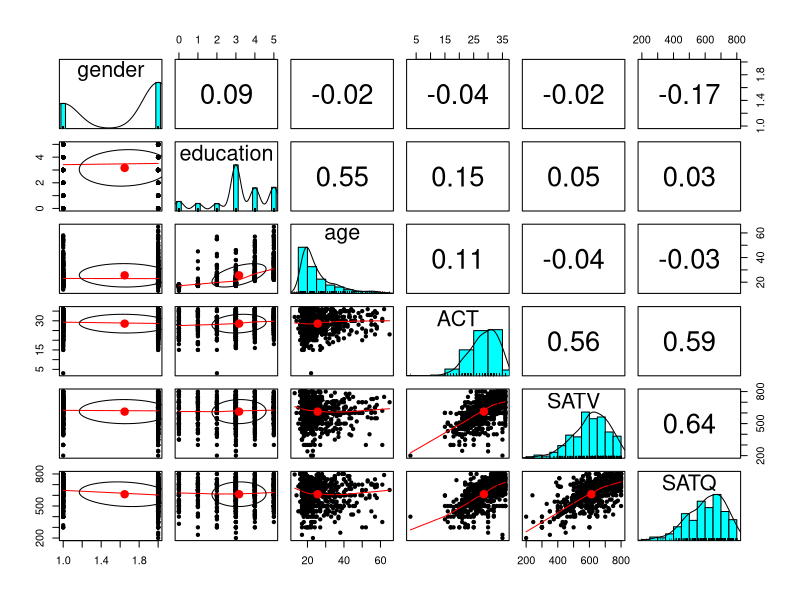
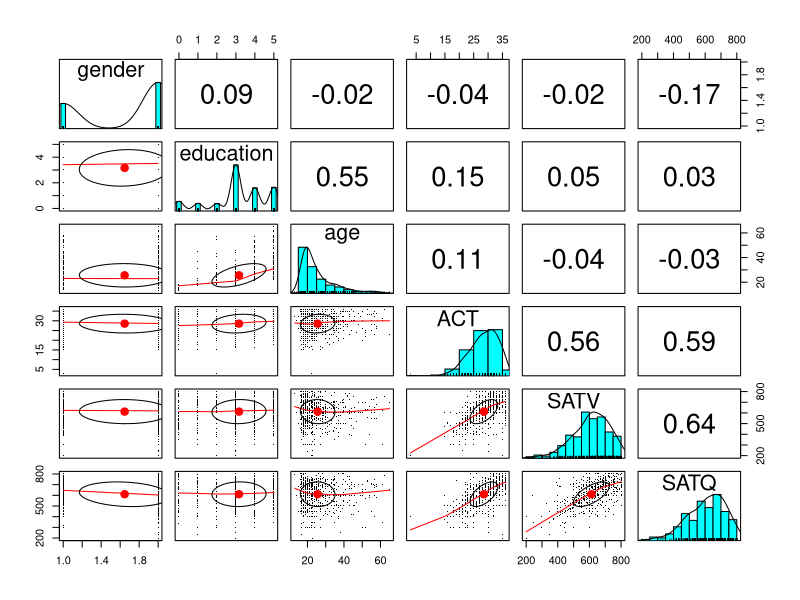
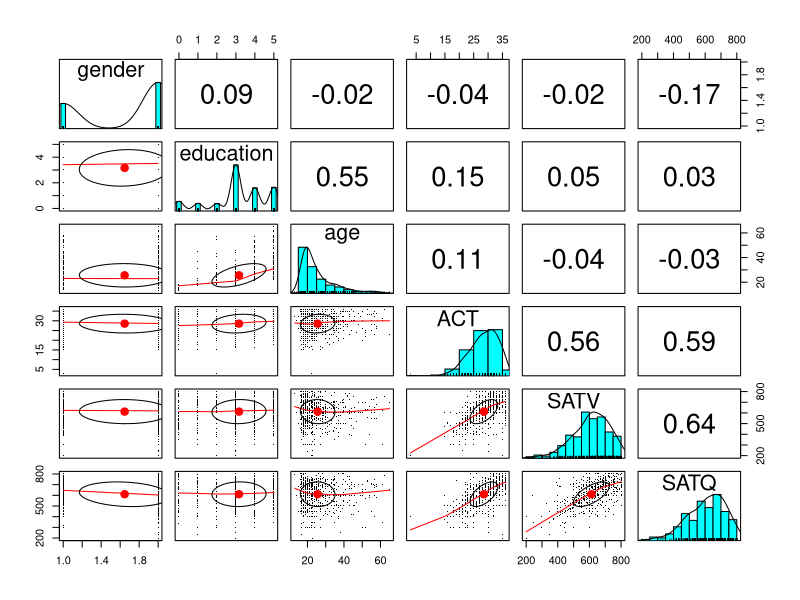
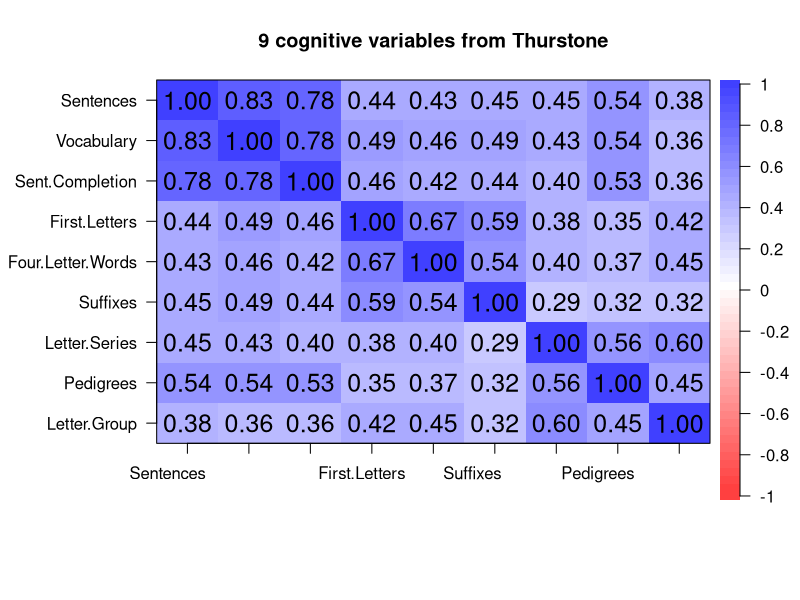
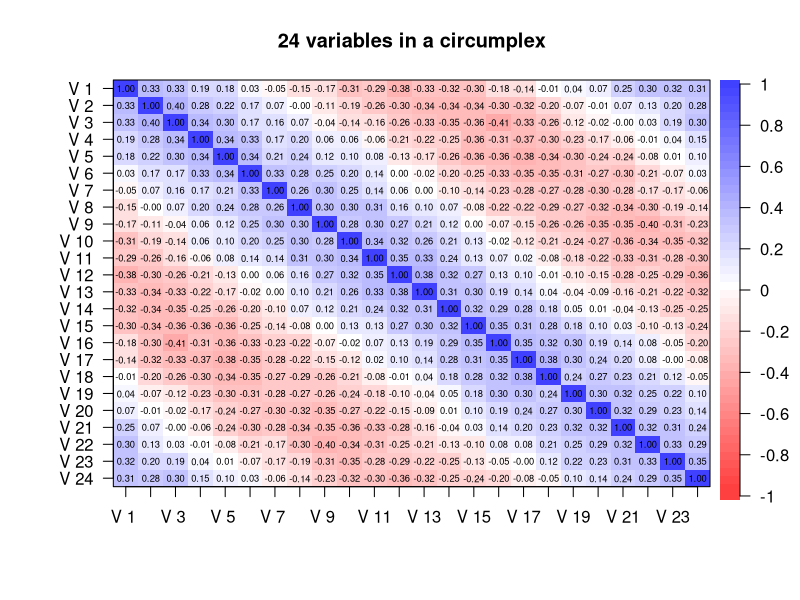
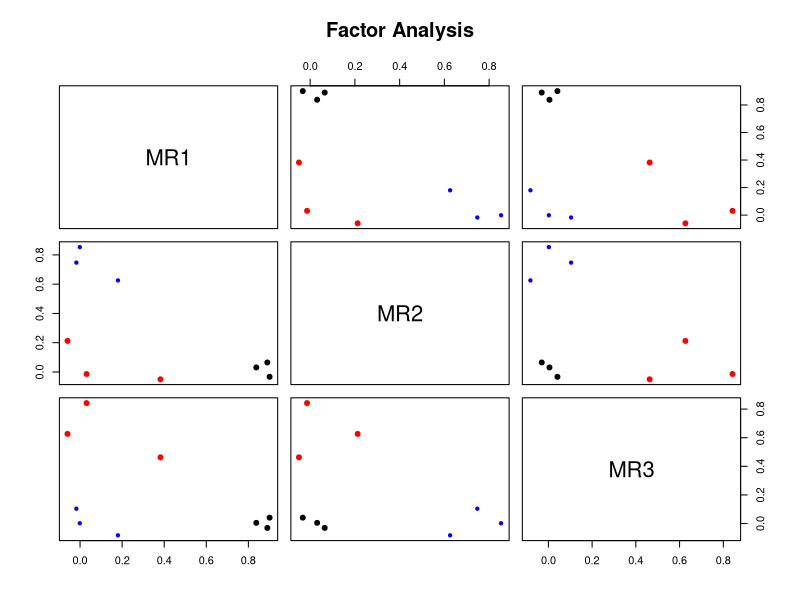
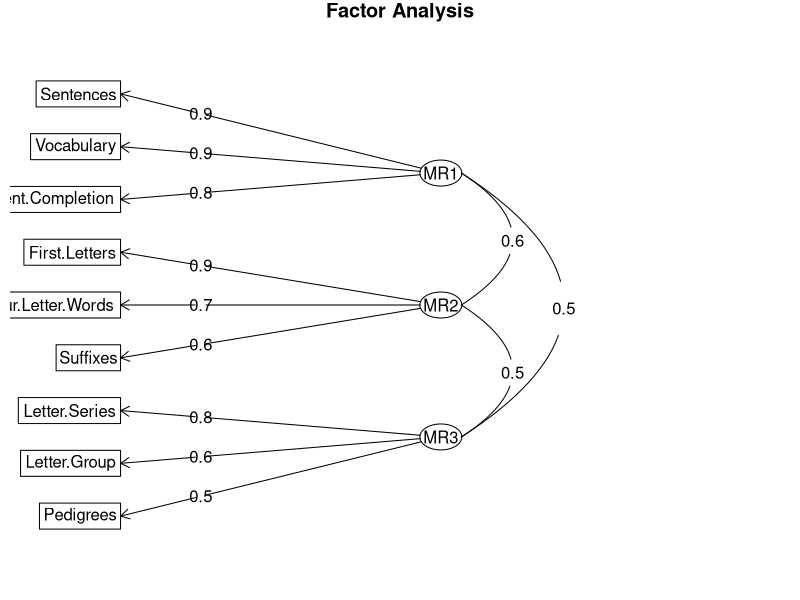
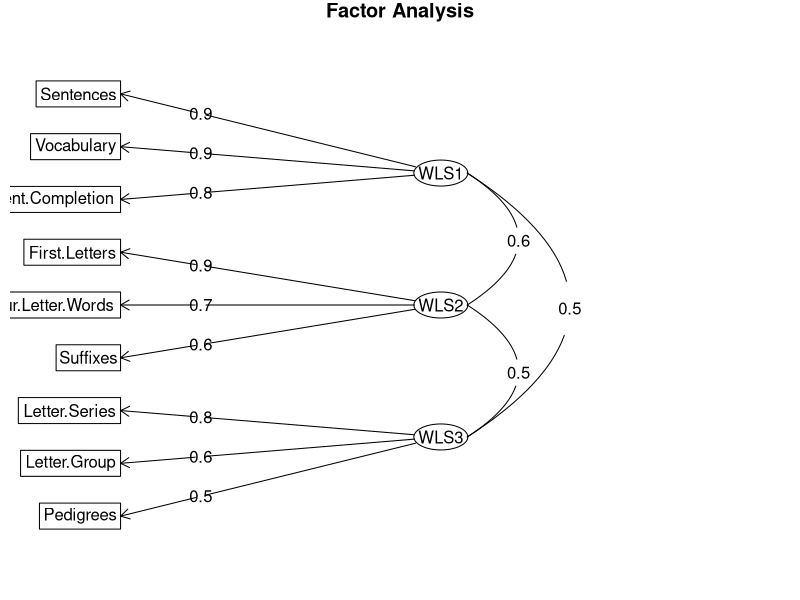

Recreate these plots in R, in order. (Note: this script raises an error after producing the figures.)
## ---- chunk 1
knitr::opts_chunk$set(echo = TRUE)
## ---- chunk 2
library(psych)
data(sat.act)
describe(sat.act) #basic descriptive statistics
## ---- chunk 3
pairs.panels(sat.act)
lowerCor(sat.act)
cor(sat.act)

female <- subset(sat.act,sat.act$gender==2)
male <- subset(sat.act,sat.act$gender==1)
lower <- lowerCor(male[-1])

pairs.panels(sat.act,pch='.')
upper <- lowerCor(female[-1])
both <- lowerUpper(lower,upper)
round(both,2)

pairs.panels(sat.act,pch='.')

diffs <- lowerUpper(lower,upper,diff=TRUE)
round(diffs,2)

cor.plot(Thurstone,numbers=TRUE,main="9 cognitive variables from Thurstone")

circ <- sim.circ(24)
r.circ <- cor(circ)
cor.plot(r.circ,main='24 variables in a circumplex')

## ---- chunk 4
f3t <- fa(Thurstone,3,n.obs=213)
f3t

f3 <- fa(Thurstone,3,n.obs = 213,fm="pa")
f3o <- target.rot(f3)
f3o

f3w <- fa(Thurstone,3,n.obs = 213,fm="wls")
print(f3w,cut=0,digits=3)

plot(f3t)

fa.diagram(f3t)
fa.diagram(f3w)
fa.diagram(f3o)


## ---- chunk 5
p3p <-principal(Thurstone,3,n.obs = 213,rotate="Promax")
p3p
## ---- chunk 6
om.h <- omega(Thurstone,n.obs=213,sl=FALSE)
op <- par(mfrow=c(1,1))

om <- omega(Thurstone,n.obs=213)


## ---- chunk 7
data(bfi)
ic <- iclust(bfi[1:25])

summary(ic) #show the results

data(bfi)
r.poly <- polychoric(bfi[1:25])

f4 <- fa(bfi[1:25],4,fm="pa")
factor.congruence(f4,ic)

ic.poly <- iclust(r.poly$rho,title="ICLUST using polychoric correlations")
iclust.diagram(ic.poly)

ic.poly <- iclust(r.poly$rho,5,title="ICLUST using polychoric correlations for nclusters=5")
iclust.diagram(ic.poly)

ic.poly <- iclust(r.poly$rho,beta.size=3,title="ICLUST beta.size=3")
iclust.diagram(ic.poly)

print(ic,cut=.3)

fa(bfi[1:10],2,n.iter=20)

factor.congruence(list(f3t,f3o,om,p3p))

vss <- vss(bfi[1:25],title="Very Simple Structure of a Big 5 inventory")
vss
plot(vss)

fa.pa <- fa.parallel(bfi[1:25],main="Parallel Analysis of a Big 5 inventory")

v16 <- sim.item(16)
s <- c(1,3,5,7,9,11,13,15)
f2 <- fa(v16[,s],2)
fe <- fa.extension(cor(v16)[s,-s],f2)
fa.diagram(f2,fe=fe)


## ---- chunk 8
set.seed(17)
r9 <- sim.hierarchical(n=500,raw=TRUE)$observed
round(cor(r9),2)

alpha(r9)

keys <- c(1,-1,1,1,1,1,1)
alpha(attitude,keys)

keys <- c(1,1,1,1,1,1,1)
alpha(attitude,keys)

items <- sim.congeneric(N=500,short=FALSE,low=-2,high=2,categorical=TRUE) #500 responses to 4 discrete items
alpha(items$observed) #item response analysis of congeneric measures


## ---- chunk 9
om.9 <- omega(r9,title="9 simulated variables")
om.9


## ---- chunk 10
om9 <- omegaSem(r9,n.obs=500)
om9

## ---- chunk 11
splitHalf(r9)

## ---- chunk 12
keys <- make.keys(nvars=28,list(Agree=c(-1,2:5),Conscientious=c(6:8,-9,-10), Extraversion=c(-11,-12,13:15),Neuroticism=c(16:20), 
                                Openness = c(21,-22,23,24,-25)),
                  item.labels=colnames(bfi))
keys


keys.1<- make.keys(10,list(Agree=c(-1,2:5),Conscientious=c(6:8,-9,-10)))
keys.2 <- make.keys(15,list(Extraversion=c(-1,-2,3:5),Neuroticism=c(6:10), 
                            Openness = c(11,-12,13,14,-15)))
keys.25 <- superMatrix(list(keys.1,keys.2))

scores <- scoreItems(keys,bfi)
scores

## ---- chunk 13
r.bfi <- cor(bfi,use="pairwise")
scales <- cluster.cor(keys,r.bfi)
summary(scales)

pairs.panels(scores$scores,pch='.',jiggle=TRUE)


## ---- chunk 14
data(iqitems)
iq.keys <- c(4,4,4, 6,6,3,4,4, 5,2,2,4, 3,2,6,7)
score.multiple.choice(iq.keys,iqitems)

#just convert the items to true or false
iq.tf <- score.multiple.choice(iq.keys,iqitems,score=FALSE)
describe(iq.tf) #compare to previous results


## ---- chunk 15
data(iqitems)
iq.keys <- c(4,4,4, 6,6,3,4,4, 5,2,2,4, 3,2,6,7)
scores <- score.multiple.choice(iq.keys,iqitems,score=TRUE,short=FALSE)
op <- par(mfrow=c(2,2)) #set this to see the output for multiple items
irt.responses(scores$scores,iqitems[1:4],breaks=11)


## ---- chunk 16
set.seed(17)
d9 <- sim.irt(9,1000,-2.5,2.5,mod="normal") #dichotomous items
test <- irt.fa(d9$items)
test

data(bfi)
e.irt <- irt.fa(bfi[11:15])
e.irt


op <- par(mfrow=c(3,1))
plot(test,type="ICC")
plot(test,type="IIC")
plot(test,type="test")
op <- par(mfrow=c(1,1))

e.info <- plot(e.irt,type="IIC")
print(e.info,sort=TRUE)

iq.irt <- irt.fa(iq.tf)
iq.irt

v9 <- sim.irt(9,1000,-2.,2.,mod="normal") #dichotomous items
items <- v9$items
test <- irt.fa(items)
om <- omega(iq.irt$rho,4)
om

total <- rowSums(items)
ord <- order(total)
items <- items[ord,]
#Delete some of the data - note that they are ordered by score
items[1:333,5:9] <- NA
items[334:666,3:7] <- NA
items[667:1000,1:4] <- NA
scores <- score.irt(test,items)
unitweighted <- score.irt(items=items,keys=rep(1,9))
scores.df <- data.frame(true=v9$theta[ord],scores,unitweighted)
colnames(scores.df) <- c("True theta","irt theta","total","fit","rasch","total","fit")


## ---- chunk 17
pairs.panels(scores.df,pch='.',gap=0)
title('Comparing true theta for IRT, Rasch and classically based scoring')

C <- cov(sat.act,use="pairwise")
model1 <- lm(ACT~ gender + education + age, data=sat.act)
summary(model1)


#compare with mat.regress
set.cor(c(4:6),c(1:3),C, n.obs=700)

## ---- chunk 18
f3 <- fa(Thurstone,3)
plot(f3)
fa.diagram(f3)
c <- iclust(Thurstone)
plot(c) #a pretty boring plot
iclust.diagram(c) #a better diagram
c3 <- iclust(Thurstone,3)
plot(c3) #a more interesting plot
data(bfi)
e.irt <- irt.fa(bfi[11:15])
plot(e.irt)
ot <- omega(Thurstone)
plot(ot)
omega.diagram(ot)
## ---- chunk 19
xlim=c(0,10)
ylim=c(0,10)
plot(NA,xlim=xlim,ylim=ylim,main="Demontration of dia functions",axes=FALSE,xlab="",ylab="")
ul <- dia.rect(1,9,labels="upper left",xlim=xlim,ylim=ylim)
ll <- dia.rect(1,3,labels="lower left",xlim=xlim,ylim=ylim)
lr <- dia.ellipse(9,3,"lower right",xlim=xlim,ylim=ylim)
ur <- dia.ellipse(9,9,"upper right",xlim=xlim,ylim=ylim)
ml <- dia.ellipse(3,6,"middle left",xlim=xlim,ylim=ylim)
mr <- dia.ellipse(7,6,"middle right",xlim=xlim,ylim=ylim)
bl <- dia.ellipse(1,1,"bottom left",xlim=xlim,ylim=ylim)
br <- dia.rect(9,1,"bottom right",xlim=xlim,ylim=ylim)
dia.arrow(from=lr,to=ul,labels="right to left")
dia.arrow(from=ul,to=ur,labels="left to right")
dia.curved.arrow(from=lr,to=ll$right,labels ="right to left")
dia.curved.arrow(to=ur,from=ul$right,labels ="left to right")
dia.curve(ll$top,ul$bottom,"double") #for rectangles, specify where to point
dia.curved.arrow(mr,ur,"up") #but for ellipses, just point to it.
dia.curve(ml,mr,"across")
dia.arrow(ur,lr,"top down")
dia.curved.arrow(br$top,lr$bottom,"up")
dia.curved.arrow(bl,br,"left to right")
dia.arrow(bl,ll$bottom)
dia.curved.arrow(ml,ll$right)
dia.curved.arrow(mr,lr$top)


